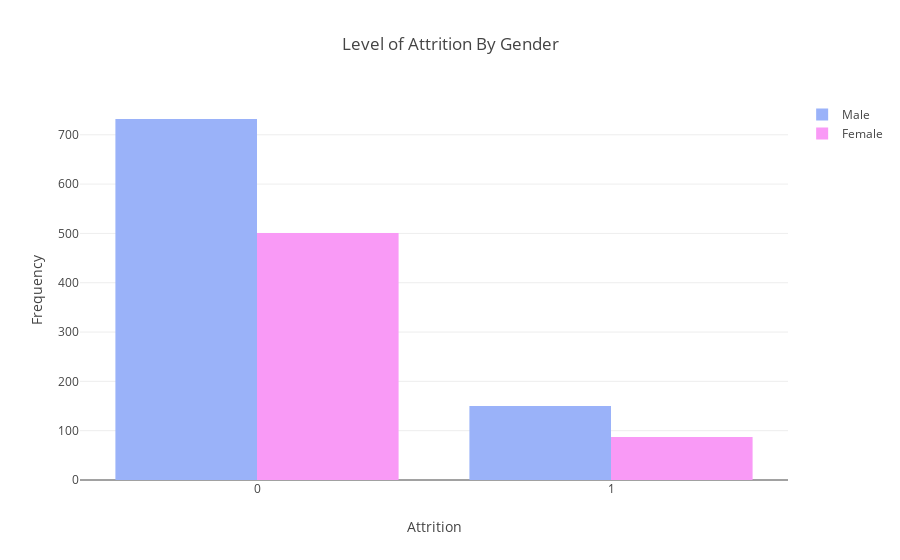

The cell this chart's notebook holds for it:
### Code cell
trace1 = go.Bar(
    x= data[data['Gender'] == 'Male']['Attrition'].value_counts().index,
    y= data[data['Gender'] == 'Male']['Attrition'].value_counts(),
    name= 'Male',
    marker = dict(color=['#9ab2f9', '#9ab2f9'])
)

trace2 = go.Bar(
    x= data[data['Gender'] == 'Female']['Attrition'].value_counts().index,
    y= data[data['Gender'] == 'Female']['Attrition'].value_counts(),
    name= 'Female',
    marker = dict(color=['#f99af6', '#f99af6'])
)

layout = go.Layout(
    barmode='group',
    title = 'Level of Attrition By Gender',
    xaxis = dict(title='Attrition'),
    yaxis = dict(title='Frequency')
)

fig = dict(data=[trace1, trace2], layout=layout)
py.iplot(fig)

### Figure 1 — Plotly figure (JSON) as saved in the notebook; plotly's stock layout.template omitted (floating-point values rounded to 4 significant figures)
{"data": [{"marker": {"color": ["#9ab2f9", "#9ab2f9"]}, "name": "Male", "type": "bar", "uid": "e0fea120-be13-418e-8275-caae49a1666d", "x": [0, 1], "y": [732, 150]}, {"marker": {"color": ["#f99af6", "#f99af6"]}, "name": "Female", "type": "bar", "uid": "d4d98ec9-69e8-4b21-9b4f-b97bb0b1da4d", "x": [0, 1], "y": [501, 87]}], "layout": {"barmode": "group", "title": {"text": "Level of Attrition By Gender"}, "xaxis": {"title": {"text": "Attrition"}}, "yaxis": {"title": {"text": "Frequency"}}}}
